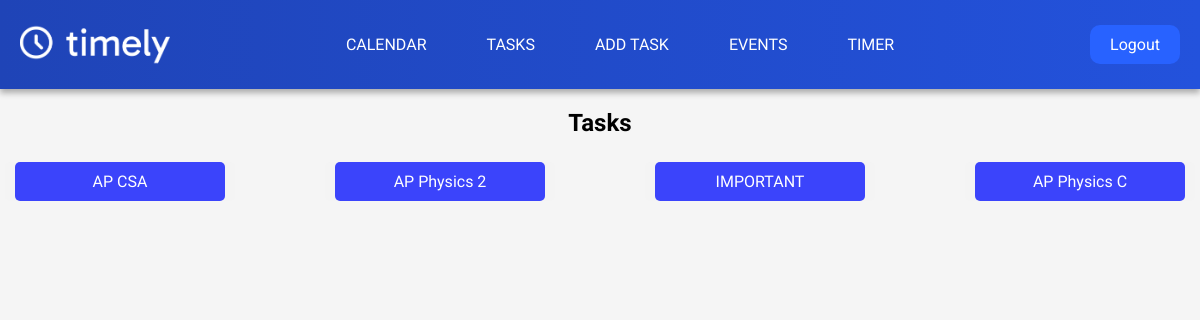
The page /tasks (signed in) on the database its author committed.
### app.py (models this page shows)
class Task(db.Model):
    id = db.Column(db.Integer, primary_key=True)
    task_name = db.Column(db.String(255), nullable=False)
    tag = db.Column(db.String(255))
    priority = db.Column(db.String(255))
    date_start = db.Column(db.Date, nullable=False)
    date_end = db.Column(db.Date, nullable=False)
    user_id = db.Column(db.Integer, db.ForeignKey('user.id'), nullable=False)

### app.py (the view)
@app.route('/tasks', methods=['GET'])
@login_required
def tasks():
    now = datetime.now().date()
    tasks = Task.query.filter_by(user_id=current_user.id).all()
    task_dict = {}
    for task in tasks:
        tag = task.tag
        if tag not in task_dict:
            task_dict[tag] = []
        task_dict[tag].append(task)
    user_tags = get_user_tags(current_user.id)  # Implement this function to fetch the user's tags
    return render_template('tasks.html', tasks=tasks, now=now, task_dict=task_dict, user_tags=user_tags)

### app.py (called while the page is built)
@login_manager.user_loader
def load_user(user_id):
    return User.query.get(int(user_id))

def get_user_tags(user_id):
    if hasattr(g, 'db'):
        cursor = g.db.cursor()
        cursor.execute("SELECT tag_name FROM user_tags WHERE user_id = %s", (user_id,))
        tags = [row[0] for row in cursor.fetchall()]
        return tags
    return []

### templates/tasks.html (shortened to what this page needs)
<!DOCTYPE html>
<html lang="en">
<head>
    <link rel="stylesheet" href="{{ url_for('static', filename='dashboard.css') }}">
    <link rel="stylesheet" href="{{ url_for('static', filename='tasks.css') }}">
</head>
<body>
    <header class="header">
        <nav class="logo-container">
            <a href="{{ url_for('dashboard') }}">
                <img src="{{ url_for('static', filename='timely-alternative.png') }}" alt="Your Logo" class="logo" width="150" height="auto">
            </a>
        </nav>
        <nav class="nav-links">
            <a href="{{ url_for('calendar') }}">Calendar</a>
            <a href="{{ url_for('tasks') }}">Tasks</a>
            <a href="{{ url_for('add_tasks') }}">Add Task</a>
            <a href="{{ url_for('events') }}">Events</a>
            <a href="{{ url_for('timer') }}">Timer</a>
        </nav>
        <div class="logout-container">
            <a href="{{ url_for('logout') }}" class="rounded-button">Logout</a>
        </div>
    </header>
    <section class="tasks-content">
        <h2>Tasks</h2>
        <div class="task-container">
            <div class="task-row">
                {% for tag, tasks in task_dict.items() %}
                <div class="task-accordion accordion-toggle">
                    <div class="tag">{{ tag }}</div>
                </div>
                {% endfor %}
            </div>
        </div>
    </section>
</body>
</html>

### static/dashboard.css (style rules this page uses)
body { margin: 0; padding: 0; background-color: #f5f5f5; font-family: 'Gabarito', sans-serif; text-align: center; }
.header { background: linear-gradient(to right, #1f44b7, #2352dc); padding: 0px 0; display: flex; justify-content: space-between; align-items: center; box-shadow: 0px 4px 6px rgba(0, 0, 0, 0.3); }
.logo-container { display: flex; align-items: center; margin-left: 20px; }
.logo { width: 150px; height: auto; }
.logout-container { display: flex; align-items: center; margin-right: 20px; }
.rounded-button { display: inline-block; padding: 10px 20px; border-radius: 10px; background-color: #2862ff; color: #ffffff; text-decoration: none; font-family: "Roboto", sans-serif; transition: background-color 0.3s, color 0.3s; }
.nav-links { display: flex; justify-content: space-between; align-items: center; margin-right: 20px; }
.nav-links a { font: "Gabarito", sans-serif; text-decoration: none; color: #fff; text-transform: uppercase; padding: 10px 20px; border-radius: 5px; transition: background-color 0.3s, color 0.3s; margin: 0 10px; }
.task-accordion { background-color: #f4f4f4; margin: 5px; border-radius: 5px; width: calc(20% - 10px); box-sizing: border-box; }
.task-row { display: flex; flex-wrap: wrap; justify-content: space-between; }
.tag { background-color: #3b44fb; color: white; text-align: left; padding: 10px; border-radius: 5px; margin-left: 10px; margin-right: 10px; cursor: pointer; transition: background-color 0.3s, transform 0.2s ease-in-out; display: flex; flex-direction: column; align-items: center; position: relative; }

### rows shown on the page
Task: tag "AP CSA"
Task: tag "AP Physics 2"
Task: tag "IMPORTANT"
Task: tag "AP Physics C"
